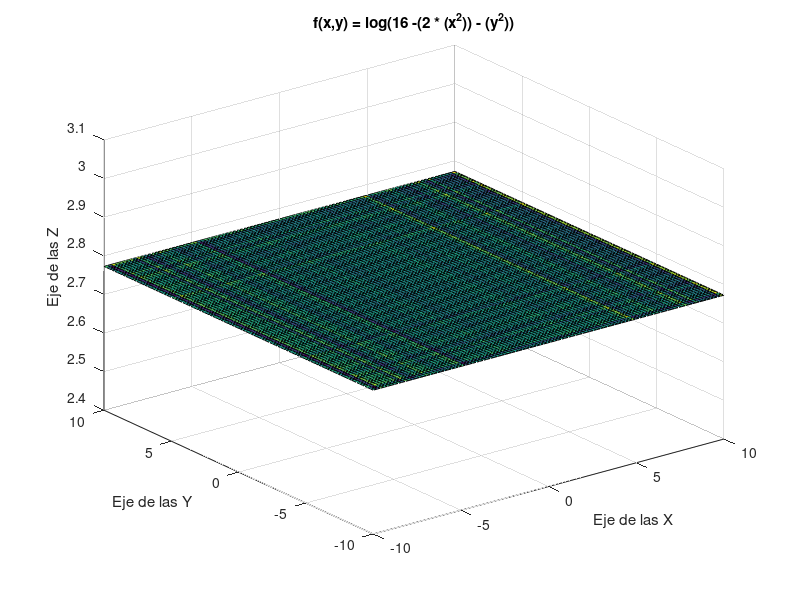

The MATLAB script that drew this image:
%<-----------------------------------------------------------------------------
%
%Dominio: {(x, y) | -4 < x < 4, -4 < y < 4, y^2 < 16 - 2x^2}
%Contra-dominio: {z | z ∈ R}
%------------------------------------------------------------------------------>
clear
clc
close all
x = linspace(-10,10,100);
y = linspace(-10,10,100);
function z = f(x ,y)
  z = log(16 -(2 * (x^2)) - (y^2));
endfunction
% Crear una matriz 2D para los valores de x e y
[X,Y] = meshgrid(x,y);

% Calcular los valores de z utilizando la función definida anteriormente
Z = f(X,Y);

% Graficar la superficie
surf(X,Y,Z);

% Etiquetas de los ejes
xlabel('Eje de las X');
ylabel('Eje de las Y');
zlabel('Eje de las Z');

% Título de la gráfica
title('f(x,y) = log(16 -(2 * (x^2)) - (y^2))');

%z = [];
%hold on
%for idx = 1:length(x)
%  for idy = 1:length(y)
    %z(idx,idy) = sin(x(idx)) *  sin(y(idy)) / (x(idx)*y(idy));
    %z(idx,idy) = NaN;^
    %z(idx,idy) = sqrt(((2*(x(idx))) - (y(idy))));
    %10
%     a = 2 * ((x(idx))^2); % esto es "x" al cuadrado
%      b = (y(idy))^2; % esto es "y" al cuadrado
      %c = sqrt((y(idy)) - a);
      %d = (1-b);

%      z(idx,idy) = log(16 - a - b );


%   end
%end

%xlabel('Eje-X')
%ylabel('Eje-Y')
%hold off
% surf(x, y, z)

